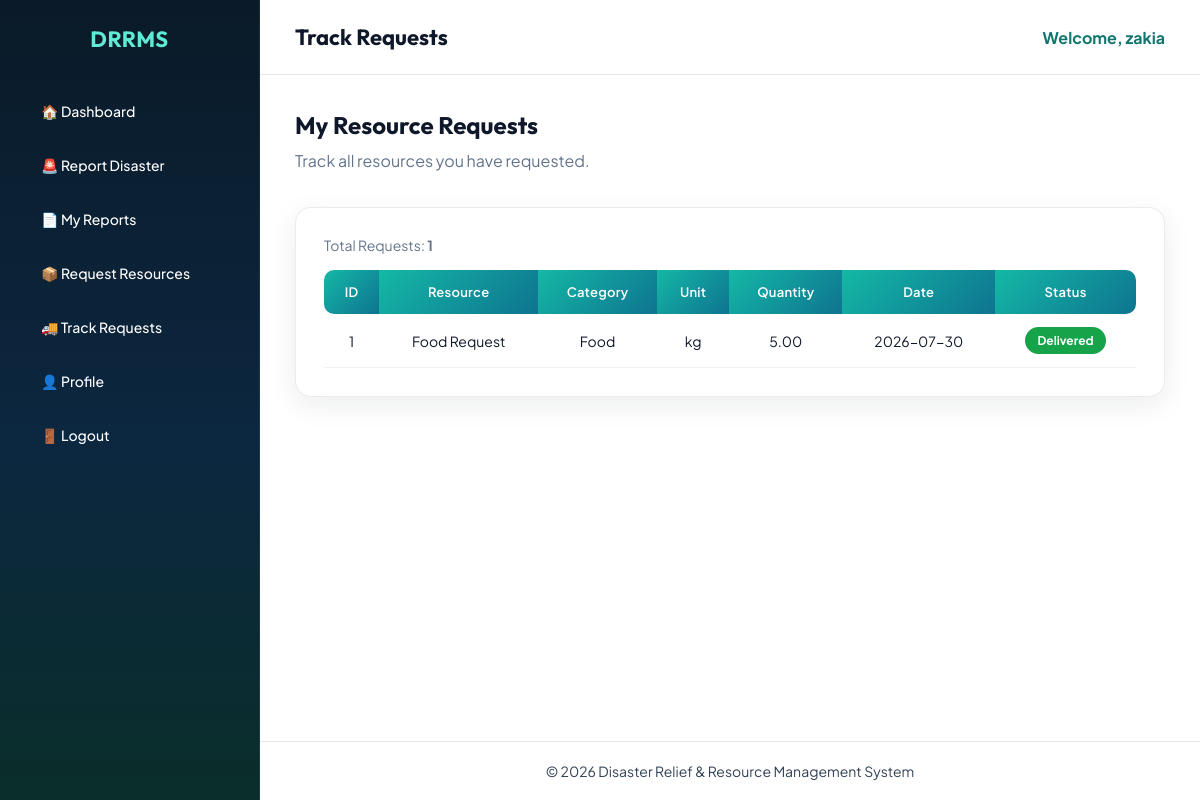
The page /victim/my_requests.php (signed in) on the database its author committed.
### tables this page shows
CREATE TABLE `resource_request` (
  `request_id` int(11) NOT NULL,
  `victim_id` int(11) NOT NULL,
  `volunteer_id` int(11) DEFAULT NULL,
  `resource_name` varchar(100) NOT NULL,
  `category` varchar(50) NOT NULL,
  `unit` varchar(20) NOT NULL,
  `quantity` decimal(10,2) NOT NULL DEFAULT 0.00,
  `request_date` date NOT NULL,
  `status` enum('Pending','Approved','Rejected','Assigned','In Transit','Delivered') DEFAULT 'Pending'
);

### victim/my_requests.php (the view, shortened to what this page needs)
<?php
include("../config/database.php");
$user_id = (int)$_SESSION['user_id'];
$getVictim = mysqli_query($conn, "
SELECT victim_id
FROM victim
WHERE user_id='$user_id'
");
$victim = mysqli_fetch_assoc($getVictim);
$victim_id = (int)$victim['victim_id'];
$requests = mysqli_query($conn, "
SELECT *
FROM resource_request
WHERE victim_id='$victim_id'
ORDER BY request_id DESC
");
$total = mysqli_num_rows($requests);
?>
<!DOCTYPE html>
<html lang="en">
<head>
<link rel="stylesheet" href="../css/admin.css">
<link rel="stylesheet" href="https://cdnjs.cloudflare.com/ajax/libs/font-awesome/6.7.2/css/all.min.css">
</head>
<body>
<div class="dashboard">
<?php include("../includes/victim_sidebar.php"); ?>
<div class="main-content">
<?php include("../includes/victim_header.php"); ?>
<div class="content">
<h2 style="margin-bottom:10px;">My Resource Requests</h2>
<p style="color:#64748b;margin-bottom:25px;">
Track all resources you have requested.
</p>
<div class="table-box">
<div class="table-meta">
<span>Total Requests: <strong><?php echo (int)$total; ?></strong></span>
</div>
<?php if($total > 0){ ?>
<div class="table-responsive">
<table>
<tr>
<th>ID</th>
<th>Resource</th>
<th>Category</th>
<th>Unit</th>
<th>Quantity</th>
<th>Date</th>
<th>Status</th>
</tr>
<?php
while($row = mysqli_fetch_assoc($requests))
{
    $status = $row['status'];
    $statusClass = strtolower(str_replace(' ', '-', $status));
?>
<tr>
<td><?php echo (int)$row['request_id']; ?></td>
<td><?php echo htmlspecialchars($row['resource_name']); ?></td>
<td><?php echo htmlspecialchars($row['category']); ?></td>
<td><?php echo htmlspecialchars($row['unit']); ?></td>
<td><?php echo $row['quantity']; ?></td>
<td><?php echo htmlspecialchars($row['request_date']); ?></td>
<td>
<span class="status-badge status-<?php echo htmlspecialchars($statusClass); ?>">
<?php echo htmlspecialchars($status); ?>
</span>
</td>
</tr>
<?php } ?>
</table>
</div>
<?php } ?>
</div>
</div>
<?php include("../includes/admin_footer.php"); ?>
</div>
</div>
</body>
</html>

### css/admin.css (style rules this page uses)
:root { --bg-page:#eef4f7; --bg-deep:#061018; --bg-sidebar:#0a1a28; --primary:#14b8a6; --primary-deep:#0f766e; --accent:#f97316; --text:#0f172a; --muted:#64748b; --white:#ffffff; --border:rgba(15,23,42,.08); --gradient-primary:linear-gradient(135deg, #14b8a6 0%, #0e7490 100%); --gradient-accent:linear-gradient(135deg, #f97316 0%, #dc2626 100%); --gradient-sidebar: linear-gradient(180deg, #0a1a28 0%, #0c2740 55%, #0a2e2a 100%); --shadow:0 8px 28px rgba(15,23,42,.08); --font-display:'Outfit',sans-serif; --font-body:'Plus Jakarta Sans',sans-serif; }
* { margin:0; padding:0; box-sizing:border-box; font-family:var(--font-body); }
body { background:#ffffff; color:var(--text); }
h1,h2,h3,.sidebar h2 { font-family:var(--font-display); }
.dashboard { display:flex; min-height:100vh; background:#ffffff; }
.main-content { margin-left:260px; width:calc(100% - 260px); min-height:100vh; background:#ffffff; display:flex; flex-direction:column; }
.content { padding:35px; background:#ffffff; color:#0f172a; flex:1 0 auto; }
.content h2 { color:#0f172a; }
.table-box { margin-top:36px; background:var(--white); border-radius:16px; padding:28px; border:1px solid var(--border); box-shadow:var(--shadow); }
table { width:100%; border-collapse:collapse; }
table th { background:var(--gradient-primary); color:white; padding:14px; font-weight:600; font-size:13px; letter-spacing:.02em; }
table th:first-child { border-radius:10px 0 0 10px; }
table th:last-child { border-radius:0 10px 10px 0; }
table td { padding:13px; border-bottom:1px solid #eef2f6; text-align:center; font-size:14px; color:#0f172a; background:#ffffff; }
.table-meta { margin-bottom:16px; color:#64748b; font-size:14px; }
.table-responsive { width:100%; overflow-x:auto; }
.status-badge { display:inline-block; padding:6px 12px; border-radius:999px; font-size:12px; font-weight:700; color:#ffffff; }
.status-delivered { background:#16a34a; }

### rows shown on the page
resource_request: request_id "1", resource_name "Food Request", category "Food", unit "kg", quantity "5.00", request_date "2026-07-30", status "Delivered"

### other values the page prints
$page_title "Track Requests"
$_SESSION['name'] "zakia"
$total "1"
